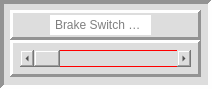
      <widget class="QFrame" name="frame_235">
       <property name="minimumSize">
        <size>
         <width>212</width>
         <height>89</height>
        </size>
       </property>
       <property name="styleSheet">
        <string notr="true">background-color: rgb(221, 221, 221);</string>
       </property>
       <property name="frameShape">
        <enum>QFrame::Panel</enum>
       </property>
       <property name="frameShadow">
        <enum>QFrame::Sunken</enum>
       </property>
       <property name="lineWidth">
        <number>4</number>
       </property>
       <property name="midLineWidth">
        <number>0</number>
       </property>
       <widget class="QFrame" name="frame_236">
        <property name="geometry">
         <rect>
          <x>10</x>
          <y>40</y>
          <width>191</width>
          <height>37</height>
         </rect>
        </property>
        <property name="styleSheet">
         <string notr="true"/>
        </property>
        <property name="frameShape">
         <enum>QFrame::Panel</enum>
        </property>
        <property name="frameShadow">
         <enum>QFrame::Raised</enum>
        </property>
        <property name="lineWidth">
         <number>3</number>
        </property>
        <widget class="QScrollBar" name="horizontalScrollBar_82">
         <property name="geometry">
          <rect>
           <x>10</x>
           <y>10</y>
           <width>171</width>
           <height>17</height>
          </rect>
         </property>
         <property name="minimumSize">
          <size>
           <width>171</width>
           <height>17</height>
          </size>
         </property>
         <property name="maximumSize">
          <size>
           <width>171</width>
           <height>17</height>
          </size>
         </property>
         <property name="styleSheet">
          <string notr="true"> border: 1px solid red</string>
         </property>
         <property name="orientation">
          <enum>Qt::Horizontal</enum>
         </property>
        </widget>
       </widget>
       <widget class="QFrame" name="frame_237">
        <property name="geometry">
         <rect>
          <x>10</x>
          <y>10</y>
          <width>191</width>
          <height>30</height>
         </rect>
        </property>
        <property name="frameShape">
         <enum>QFrame::Panel</enum>
        </property>
        <property name="frameShadow">
         <enum>QFrame::Raised</enum>
        </property>
        <property name="lineWidth">
         <number>3</number>
        </property>
        <property name="midLineWidth">
         <number>0</number>
        </property>
        <widget class="QLineEdit" name="lineEdit_82">
         <property name="geometry">
          <rect>
           <x>40</x>
           <y>5</y>
           <width>101</width>
           <height>20</height>
          </rect>
         </property>
         <property name="minimumSize">
          <size>
           <width>101</width>
           <height>20</height>
          </size>
         </property>
         <property name="maximumSize">
          <size>
           <width>101</width>
           <height>20</height>
          </size>
         </property>
         <property name="styleSheet">
          <string notr="true">QLineEdit {
 border: 3px solid wHITE;
	background-color: rgb(255, 255, 255);
}</string>
         </property>
         <property name="placeholderText">
          <string>Brake Switch Test</string>
         </property>
        </widget>
       </widget>
      </widget>
